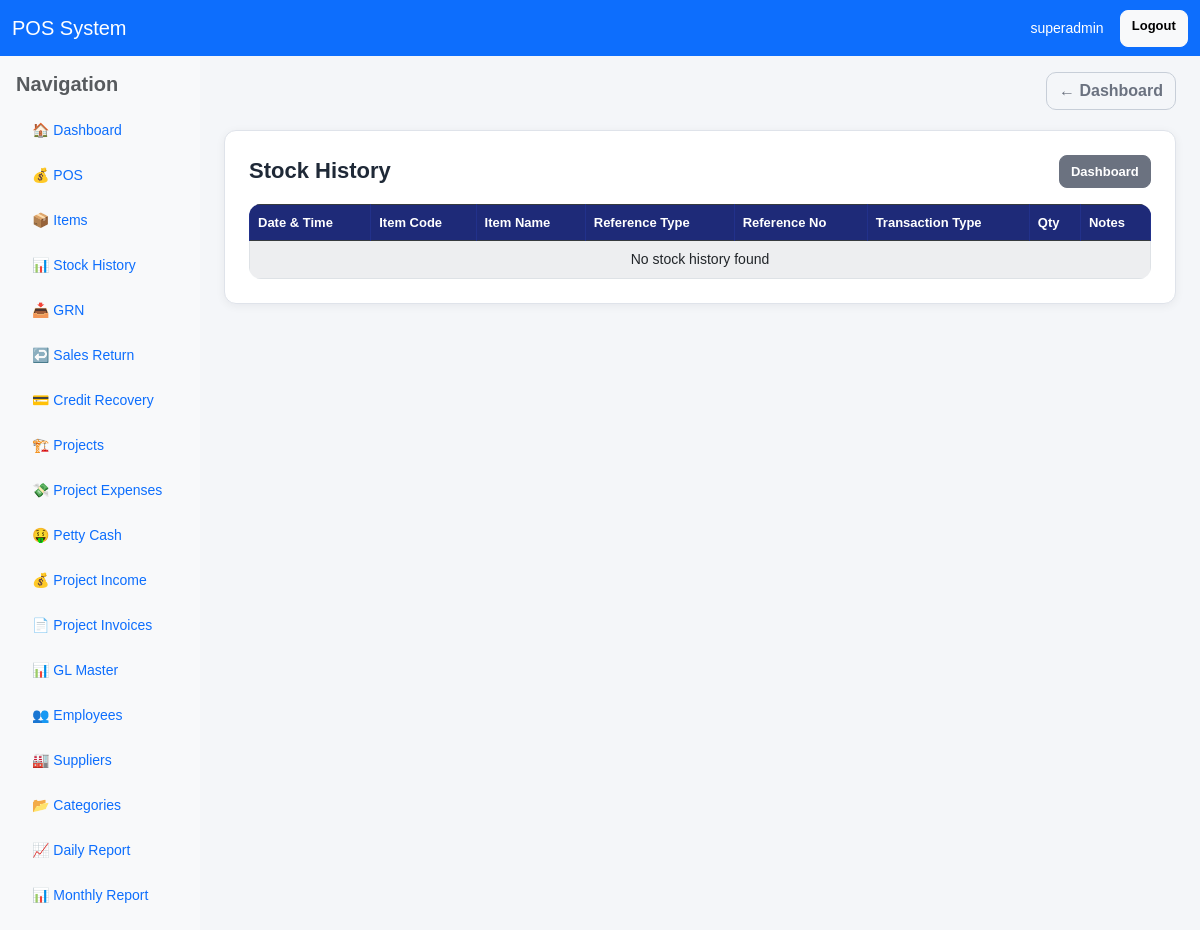
The page /stock-history/ (signed in) on the database as committed earlier.
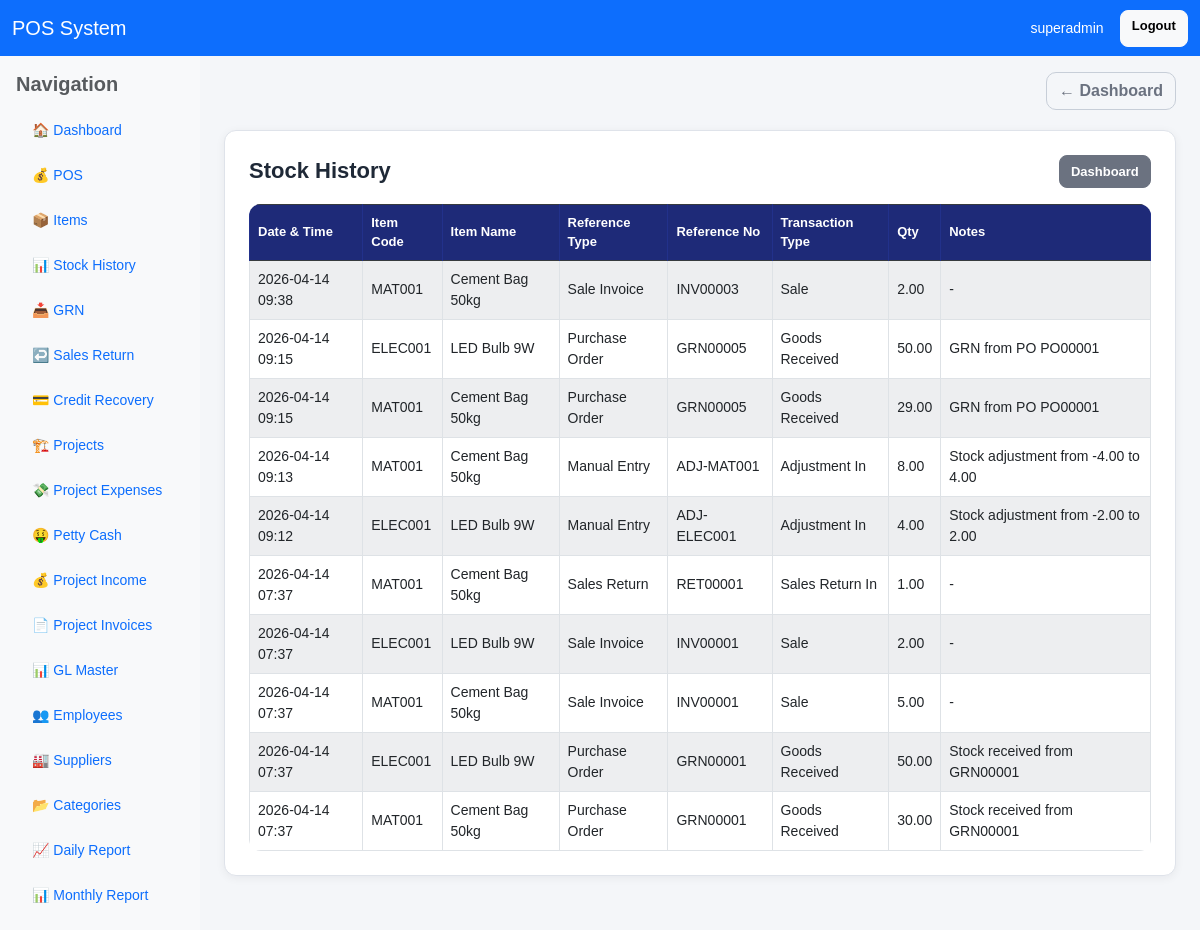
The same page on the database as committed later.
### pos/models.py (models this page shows, shortened)
class StockTransaction(models.Model):
    TRANSACTION_TYPES = [
        ("sale", "Sale"),
        ("return_in", "Sales Return In"),
        ("project_issue", "Project Issue"),
        ("grn", "Goods Received"),
        ("adjustment_in", "Adjustment In"),
        ("adjustment_out", "Adjustment Out"),
    ]
    REFERENCE_TYPES = [
        ("sale", "Sale Invoice"),
        ("return", "Sales Return"),
        ("po", "Purchase Order"),
        ("manual", "Manual Entry"),
        ("project", "Project Issue"),
    ]
    item = models.ForeignKey(
        "Item",
        on_delete=models.CASCADE,
        related_name="stock_transactions"
    )
    transaction_type = models.CharField(max_length=30, choices=TRANSACTION_TYPES)
    qty = models.DecimalField(max_digits=12, decimal_places=2, default=0)
    reference_type = models.CharField(max_length=20, choices=REFERENCE_TYPES, blank=True, null=True)
    reference_no = models.CharField(max_length=50, blank=True, null=True)
    notes = models.TextField(blank=True, null=True)
    created_by = models.ForeignKey(
        User,
        on_delete=models.SET_NULL,
        null=True,
        blank=True,
        related_name="stock_transactions"
    )
    created_at = models.DateTimeField(auto_now_add=True)
    class Meta:
        ordering = ["created_at", "id"]

class Item(models.Model):
    ITEM_TYPE_CHOICES = [
        ("retail", "Retail"),
        ("project", "Project"),
        ("service", "Service"),
    ]
    item_code = models.CharField(max_length=50, unique=True)
    name = models.CharField(max_length=255)
    category = models.ForeignKey(
        "Category",
        on_delete=models.SET_NULL,
        null=True,
        blank=True
    )
    supplier = models.ForeignKey(
        "Supplier",
        on_delete=models.SET_NULL,
        null=True,
        blank=True
    )
    unit = models.CharField(max_length=30, default="pcs")
    cost_price = models.DecimalField(max_digits=12, decimal_places=2, default=0)
    selling_price = models.DecimalField(max_digits=12, decimal_places=2, default=0)
    stock = models.DecimalField(max_digits=12, decimal_places=2, default=0)
    purchase_date = models.DateField(blank=True, null=True)
    item_type = models.CharField(max_length=20, choices=ITEM_TYPE_CHOICES, default="retail")
    is_service = models.BooleanField(default=False)
    allow_discount = models.BooleanField(default=True)
    max_discount_value = models.DecimalField(max_digits=12, decimal_places=2, default=0)
    reorder_level = models.DecimalField(max_digits=12, decimal_places=2, default=0)
    warranty_days = models.PositiveIntegerField(default=0)
    retail_gl_account = models.ForeignKey(
        "GLMaster",
        on_delete=models.SET_NULL,
        null=True,
        blank=True,
        related_name="retail_items"
    )
    cost_gl_account = models.ForeignKey(
        "GLMaster",
        on_delete=models.SET_NULL,
        null=True,
        blank=True,
        related_name="cost_items"
    )
    is_active = models.BooleanField(default=True)
    updated_by = models.ForeignKey(
        User,
        on_delete=models.SET_NULL,
        null=True,
        blank=True,
        related_name="updated_items"
    )
    created_at = models.DateTimeField(auto_now_add=True)
    class Meta:
        ordering = ["name"]

### pos/views.py (the view, shortened to what this page needs)
# urls.py: path('stock-history/', views.stock_history, name='stock_history'),
@user_passes_test(can_manage_items)
def stock_history(request):
    item_id = request.GET.get("item_id")
    rows = StockTransaction.objects.select_related("item").order_by("-created_at")
    return render(request, "pos/stock_history.html", {"rows": rows})

### pos/views.py (called while the page is built)
def is_owner(user):
    return user.is_superuser or user.groups.filter(name__iexact="Owner").exists()

def can_manage_items(user):
    return is_owner(user) or is_manager(user) or is_clerk(user)

### pos/templates/pos/stock_history.html (shortened to what this page needs)
{% extends "base.html" %}
{% block content %}
<div class="card p-3 p-md-4">
    <div class="app-card-header">
        <h4 class="app-page-title">Stock History</h4>
        <div>
            <a href="{% url 'dashboard' %}" class="btn btn-secondary btn-sm">Dashboard</a>
        </div>
    </div>
    <div class="table-responsive">
        <table class="table table-bordered table-striped bg-white align-middle">
            <thead class="table-dark">
                <tr>
                    <th>Date & Time</th>
                    <th>Item Code</th>
                    <th>Item Name</th>
                    <th>Reference Type</th>
                    <th>Reference No</th>
                    <th>Transaction Type</th>
                    <th>Qty</th>
                    <th>Notes</th>
                </tr>
            </thead>
            <tbody>
                {% for row in rows %}
                <tr>
                    <td>{{ row.created_at|date:"Y-m-d H:i" }}</td>
                    <td>{{ row.item.item_code }}</td>
                    <td>{{ row.item.name }}</td>
                    <td>{{ row.get_reference_type_display|default:"-" }}</td>
                    <td>{{ row.reference_no|default:"-" }}</td>
                    <td>{{ row.get_transaction_type_display }}</td>
                    <td>{{ row.qty }}</td>
                    <td>{{ row.notes|default:"-" }}</td>
                </tr>
                {% empty %}
                <tr>
                    <td colspan="8" class="text-center">No stock history found</td>
                </tr>
                {% endfor %}
            </tbody>
        </table>
    </div>
</div>
{% endblock %}

Rows that differ between the two databases and show on the page:
added StockTransaction: created_at "2026-04-14 09:38", item.item_code "MAT001", item.name "Cement Bag 50kg", reference_type "Sale Invoice", reference_no "INV00003", transaction_type "Sale", qty "2.00", notes "-"
added StockTransaction: created_at "2026-04-14 09:15", item.item_code "ELEC001", item.name "LED Bulb 9W", reference_type "Purchase Order", reference_no "GRN00005", transaction_type "Goods Received", qty "50.00", notes "GRN from PO PO00001"
added StockTransaction: created_at "2026-04-14 09:15", item.item_code "MAT001", item.name "Cement Bag 50kg", reference_type "Purchase Order", reference_no "GRN00005", transaction_type "Goods Received", qty "29.00", notes "GRN from PO PO00001"
added StockTransaction: created_at "2026-04-14 09:13", item.item_code "MAT001", item.name "Cement Bag 50kg", reference_type "Manual Entry", reference_no "ADJ-MAT001", transaction_type "Adjustment In", qty "8.00", notes "Stock adjustment from -4.00 to 4.00"
added StockTransaction: created_at "2026-04-14 09:12", item.item_code "ELEC001", item.name "LED Bulb 9W", reference_type "Manual Entry", reference_no "ADJ-ELEC001", transaction_type "Adjustment In", qty "4.00", notes "Stock adjustment from -2.00 to 2.00"
added StockTransaction: created_at "2026-04-14 07:37", item.item_code "MAT001", item.name "Cement Bag 50kg", reference_type "Sales Return", reference_no "RET00001", transaction_type "Sales Return In", qty "1.00", notes "-"
added StockTransaction: created_at "2026-04-14 07:37", item.item_code "ELEC001", item.name "LED Bulb 9W", reference_type "Sale Invoice", reference_no "INV00001", transaction_type "Sale", qty "2.00", notes "-"
added StockTransaction: created_at "2026-04-14 07:37", item.item_code "MAT001", item.name "Cement Bag 50kg", reference_type "Sale Invoice", reference_no "INV00001", transaction_type "Sale", qty "5.00", notes "-"
added StockTransaction: created_at "2026-04-14 07:37", item.item_code "ELEC001", item.name "LED Bulb 9W", reference_type "Purchase Order", reference_no "GRN00001", transaction_type "Goods Received", qty "50.00", notes "Stock received from GRN00001"
added StockTransaction: created_at "2026-04-14 07:37", item.item_code "MAT001", item.name "Cement Bag 50kg", reference_type "Purchase Order", reference_no "GRN00001", transaction_type "Goods Received", qty "30.00", notes "Stock received from GRN00001"
Other text that changed with them:
text no longer shown: "No stock history found"
